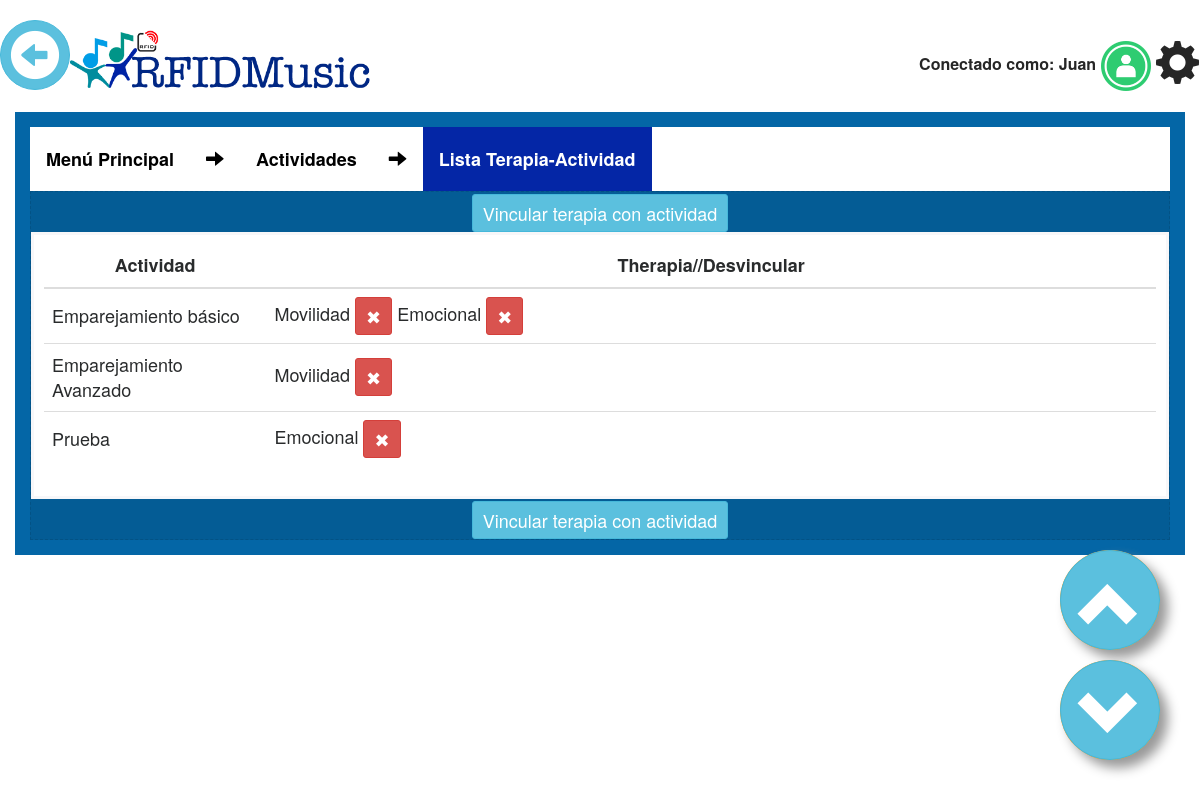
Before: /settings/Activities/therapy-player/ (signed in) with the older database file.
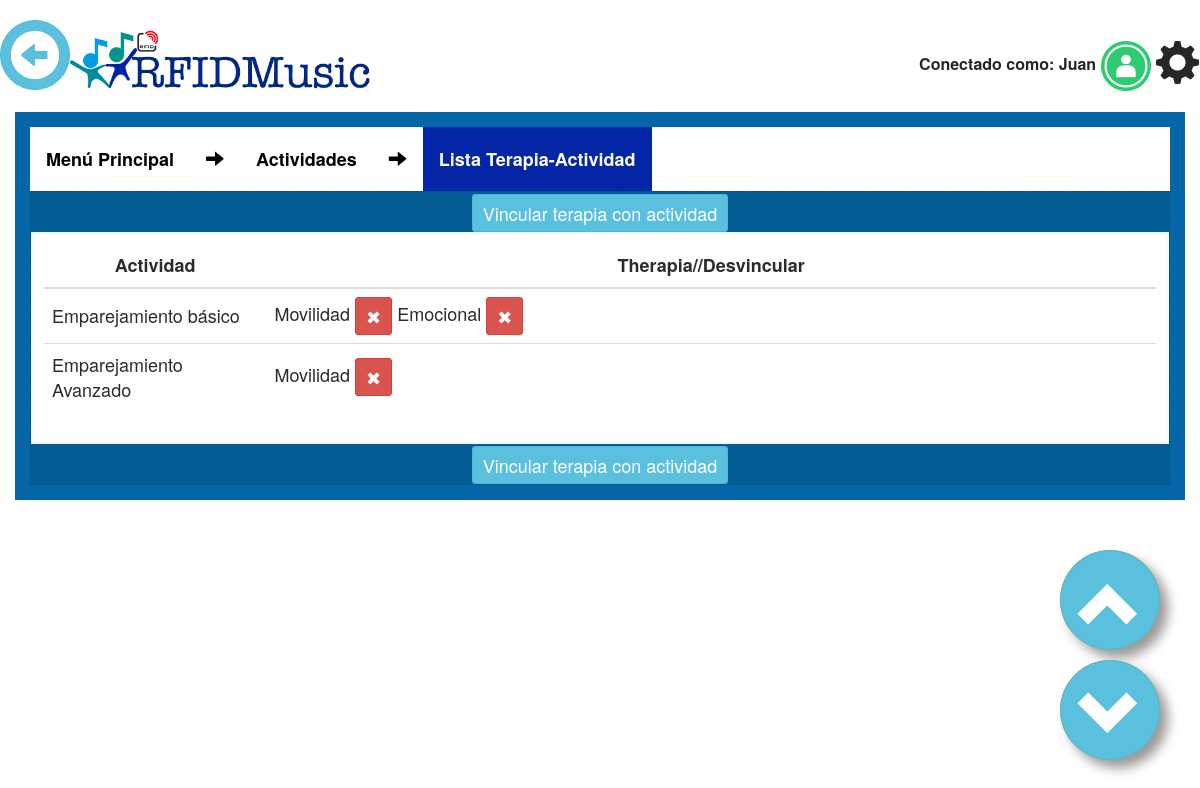
After: the same page with the newer database file.
### appQRMusical/models.py (models this page shows)
class Actividad(models.Model):
	id = models.AutoField(primary_key=True)
	nombre = models.CharField(max_length=100)
	descripcion = models.CharField(max_length=200, blank=True)
	proposito = models.CharField(max_length=100, blank=True)
	indicador = models.ManyToManyField(Indicador, blank=True)
	def __str__(self):
		return self.nombre

class Terapia_Actividad(models.Model):
    actividad = models.ForeignKey(Actividad,on_delete=models.CASCADE)
    terapia = models.ForeignKey(Terapia,on_delete=models.CASCADE)
    class Meta:
        unique_together = ("actividad","terapia")

class Terapia(models.Model):
    id = models.AutoField(primary_key=True)
    nombre = models.CharField("Nombre",max_length=50)
    descripcion = models.TextField(blank=True)
    tipo = models.CharField("Tipo",max_length=50)
    def __str__(self):
        return self.nombre

### appQRMusical/views.py (the view)
# urls.py: url(r'^settings/Activities/therapy-player/$', Terapia_player_list.as_view(), name='therapy_player'),
class Terapia_player_list(LoginRequiredMixin, ListView):
	model = Terapia_Actividad
	template_name="therapy_player_list.html"
	login_url='/login/'
	redirect_field_name = "/login/"
	def get_context_data(self, **kwargs):
		context = super(Terapia_player_list, self).get_context_data(**kwargs)
		context['QRM_color'] = "QRM_orange"
		context['title'] = "Terapia-Activities"
		context['activities'] = Actividad.objects.all()
		return context

### appQRMusical/templatetags/zbar_extras.py (called while the page is built)
@register.simple_tag
def stop_cam():
	print("Stop Cam")
	if global_vars.zbar_status != None:
		os.system("ps -A | grep zbar| awk '{print $1}' | xargs kill -9 $1")
		global_vars.zbar_status = None
		global_vars.cam = 1

@register.simple_tag
def restart_game_vars():
	print("Reset game's global vars")
	global_vars.game_fail = 0
	global_vars.game_success = 0
	global_vars.game_initialized = False
	global_vars.last_message = global_vars.message
	global_vars.message_alert = "alert-info"
	global_vars.game_image = "/files/static/Who.png"
	global_vars.game_image = ""
	global_vars.game_file = ""
	global_vars.game_display = "none"
	global_vars.message = 'Get close QR code to cam'

### appQRMusical/templates/therapy_player_list.html (shortened to what this page needs)
{% extends "body.html" %}
{% block content_wrapper %}
<div class="col-sm-12 QRM_box {{QRM_color}}">
<ul>
  <strong><li>
  <li><a href="{% url 'settings' %}">Menú Principal</a></li>
  <li><a><i class="glyphicon glyphicon-arrow-right" ></i></a></li>
  <li><a href="{% url 'activity_settings' %}">Actividades</a></li>
  <li><a><i class="glyphicon glyphicon-arrow-right" ></i></a></li>
  <li><a class="active" href="{% url 'therapy_player' %}">Lista Terapia-Actividad</a></li>
</strong>
</ul>
	<div class="QRM_box_in">
		<a href="{% url 'add_therapy_player' %}">
			<div class="btn btn-sm btn-info">
				<p>Vincular terapia con actividad</p>
			</div>
		</a>
		<div class="QRM_wrapper_table">
			<table class="table table-hover">
				<thead>
					<tr>
						<th>Actividad</th>
						<th>Therapia//Desvincular</th>
			    	</tr>
				</thead>
				<tbody>
					{% for son in activities %}
						<tr onclick="document.location = ;">
		      				<td scope="row" style="width: 20%;">{{ son }}</td>
		      				<td style="width: 80%;">
           					{% for i in object_list %}
                                {% if i.actividad == son %}
                                    {{ i.terapia }}
								    <form action="{% url 'delete_therapy_player' i.id %}" style="display:inline" method="post">
										    <button type="submit" class="btn btn-danger btn-sm"><p>✖</p></button>
								    </form>
            					{% endif %}
			        		{% endfor %}
                            </td>
		    			</tr>
					{% endfor %}
				</tbody>
			</table>
		</div>
		<a href="{% url 'add_therapy_player' %}">
			<div class="btn btn-sm btn-info">
				<p>Vincular terapia con actividad</p>
			</div>
		</a>
</div>
	</div>
</div>
{% endblock content_wrapper %}

Changed rows visible on the page:
removed Actividad: nombre "Prueba"
removed Terapia_Actividad: terapia "Emocional", shown under "Prueba"
